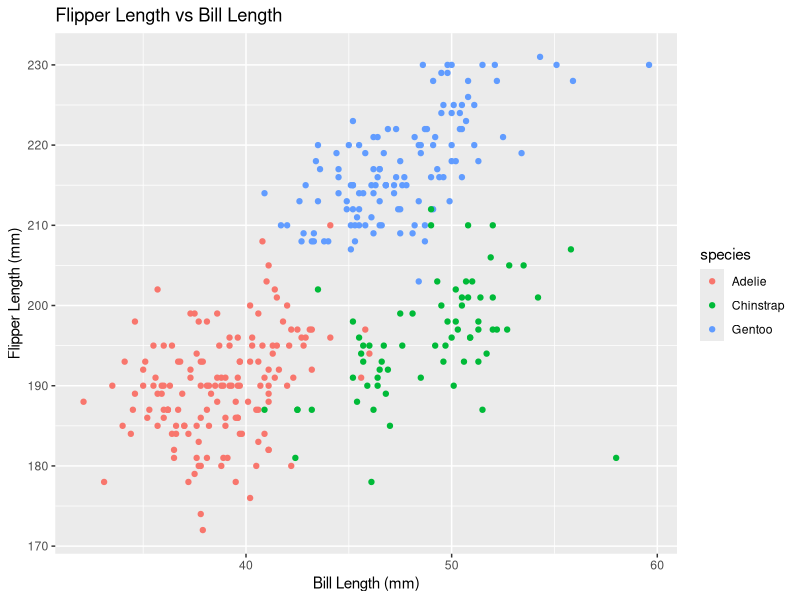
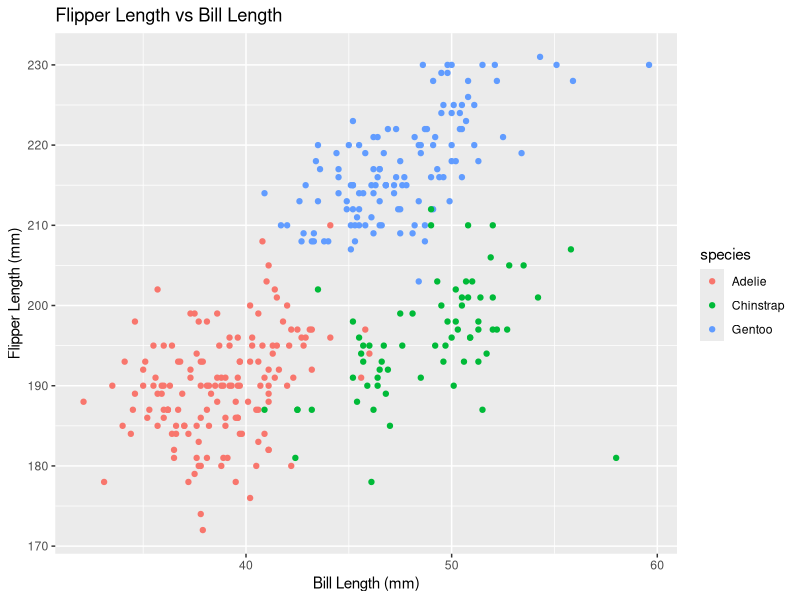

Write the R code that produced these figures, in order.
## ---- chunk 1
library(tidyverse)
library(palmerpenguins)
## ---- chunk 2
prob1_df =
  tibble(
    samp = rnorm(10),
    samp_gt_0 = samp > 0,
    char_vec = c("a", "b", "c", "d", "e", "f", "g", "h", "i", "j"),
    factor_vec = factor(c("low", "low", "low", "mod", "mod", "mod", "mod", "high", "high", "high"))
  )
## ---- chunk 3
mean(pull(prob1_df, samp))
mean(pull(prob1_df, samp_gt_0))
mean(pull(prob1_df, char_vec))
mean(pull(prob1_df, factor_vec))
## ---- chunk 4
as.numeric(pull(prob1_df, samp_gt_0)) * (pull(prob1_df, samp))
as.factor(pull(prob1_df, samp_gt_0)) * (pull(prob1_df, samp))
as.numeric(as.factor(pull(prob1_df, samp_gt_0))) * (pull(prob1_df, samp))
## ---- chunk 5
data("penguins", package = "palmerpenguins")
## ---- chunk 6
head(penguins)
str(penguins)
summary(penguins)
## ---- chunk 7
ggplot(penguins, aes(x = bill_length_mm, y = flipper_length_mm, color = species)) +
  geom_point() +
  ggtitle("Flipper Length vs Bill Length") +
  xlab("Bill Length (mm)") +
  ylab("Flipper Length (mm)")
ggsave("penguin_scatter_plot.pdf", height = 4, width = 6)
